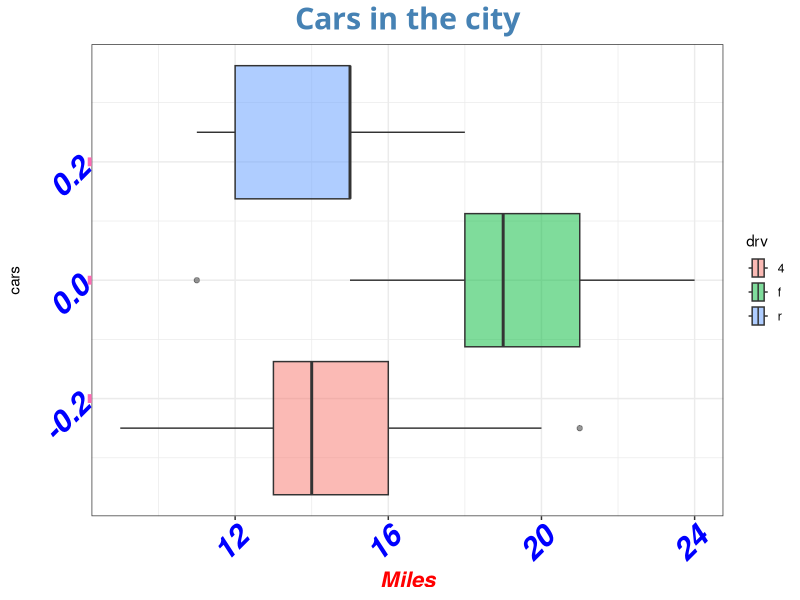

This figure's R source:
library(tidyverse)
mpg %>%
  filter(cty < 25) %>%
  ggplot(aes(cty,fill=drv))+
  geom_boxplot(alpha=0.5)+
  labs(title="Cars in the city",
       x="Miles",
       y="cars")+
  theme_bw()+
  theme(plot.title =
          element_text(color="steelblue",
                       family="Comic Sons MS",
                       face="bold",
                       hjust=0.5,
                       size=rel(2)))+
  theme(axis.title.x=
          element_text(face="bold.italic",
                       color="red",
                       size=16)) +
  theme(axis.text = 
          element_text(face="bold.italic",
                       color="blue",
                       size=22))+
  theme(axis.ticks.y = 
          element_line(size = 3,
                       color="hotpink"))+
  theme(axis.text = 
          element_text(angle=45,hjust=1))
  
     
